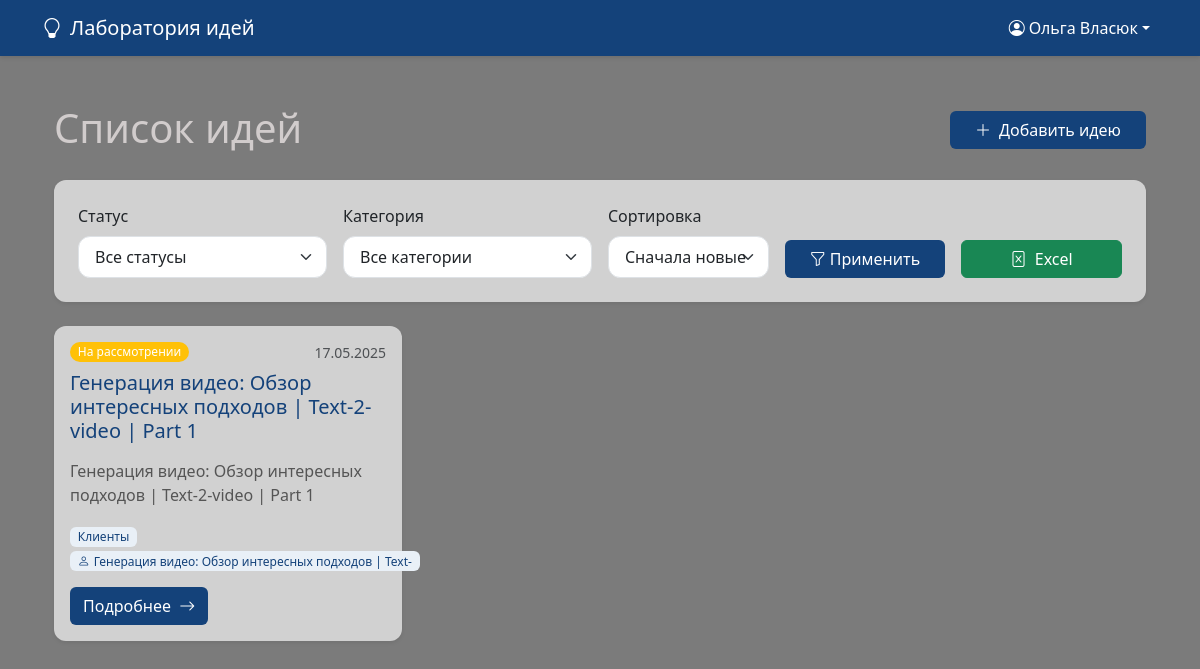
The app's page / (signed in) with its own data.
### models.py (models this page shows, shortened)
class Moderator(db.Model):
    id = db.Column(db.Integer, primary_key=True)
    username = db.Column(db.String(50), unique=True, nullable=False)
    password_hash = db.Column(db.String(128), nullable=False)
    first_name = db.Column(db.String(50), nullable=False)
    last_name = db.Column(db.String(50), nullable=False)
    @property
    def full_name(self):
        return f"{self.first_name} {self.last_name}"

class Idea(db.Model):
    id = db.Column(db.Integer, primary_key=True)
    title = db.Column(db.String(100), nullable=False)
    problem = db.Column(db.Text, nullable=False)
    solution = db.Column(db.Text, nullable=False)
    expected_result = db.Column(db.Text, nullable=False)
    description = db.Column(db.Text)  # Убрали nullable=False
    attachments = db.relationship('Attachment', backref='idea', cascade='all, delete-orphan')
    author_name = db.Column(db.String(50))
    contact_email = db.Column(db.String(120))  # Новое поле для email
    is_anonymous = db.Column(db.Boolean, default=False)
    category = db.Column(db.String(50), default='Общее')
    status = db.Column(db.String(20), default='На рассмотрении')
    created_at = db.Column(db.DateTime, server_default=db.func.now())
    comments = db.relationship('Comment', backref='idea', cascade='all, delete-orphan', passive_deletes=True)

### app.py (the view, shortened to what this page needs)
@app.route('/', methods=['GET', 'POST'])
def index():
    form = IdeaForm()
    status_filter = request.args.get('status', 'all')
    category_filter = request.args.get('category', 'all')
    sort_by = request.args.get('sort', 'newest')
    query = Idea.query
    if status_filter != 'all':
        query = query.filter(Idea.status == status_filter)
    if category_filter != 'all':
        query = query.filter(Idea.category == category_filter)
    query = query.order_by(Idea.created_at.desc() if sort_by == 'newest' else Idea.created_at.asc())
    ideas = query.all()
    return render_template('index.html', form=form, ideas=ideas,
                         current_status=status_filter, current_category=category_filter, current_sort=sort_by)

### app.py (called while the page is built)
@app.context_processor
def inject_moderator():
    if 'moderator_id' in session:
        moderator = db.session.get(Moderator, session['moderator_id'])
        return {'current_moderator': moderator}
    return {}

### templates/index.html (shortened to what this page needs)
{% extends "base.html" %}
{% block content %}
<div class="container py-4">
    <div class="d-flex flex-column flex-md-row justify-content-between align-items-md-center mb-4 gap-3">
        <div>
            <h1 class="mb-1" style="color: var(--primary-color); color: rgb(209, 204, 204);">Список идей</h1>
        </div>
        <a href="{{ url_for('add_idea') }}" class="btn px-4" style="background-color: var(--primary-color); color: white;">
            <i class="bi bi-plus-lg me-2"></i>Добавить идею
        </a>
    </div>
    <div class="card shadow-sm mb-4">
        <div class="card-body p-4">
            <form method="get" class="row g-3 align-items-end">
                <div class="col-md-3">
                    <label for="statusFilter" class="form-label fw-medium">Статус</label>
                    <select id="statusFilter" name="status" class="form-select">
                        <option value="all" {% if current_status=='all' %}selected{% endif %}>Все статусы</option>
                    </select>
                </div>
                <div class="col-md-3">
                    <label for="categoryFilter" class="form-label fw-medium">Категория</label>
                    <select id="categoryFilter" name="category" class="form-select">
                        <option value="all" {% if current_category=='all' %}selected{% endif %}>Все категории</option>
                    </select>
                </div>
                <div class="col-md-2">
                    <label for="sortFilter" class="form-label fw-medium">Сортировка</label>
                    <select id="sortFilter" name="sort" class="form-select">
                        <option value="newest" {% if current_sort=='newest' %}selected{% endif %}>Сначала новые</option>
                    </select>
                </div>
                <div class="col-md-2 d-grid">
                    <button type="submit" class="btn" style="background-color: var(--primary-color); color: white;">
                        <i class="bi bi-funnel me-1"></i>Применить
                    </button>
                </div>
                {% if 'moderator_id' in session %}
                <div class="col-md-2 d-grid">
                    <a href="{{ url_for('export_ideas') }}?status={{ current_status }}&category={{ current_category }}"
                       class="btn btn-success"
                       title="Выгрузить в Excel">
                        <i class="bi bi-file-excel me-1"></i> Excel
                    </a>
                </div>
                {% endif %}
            </form>
        </div>
    </div>
    {% if ideas %}
    <div class="row row-cols-1 row-cols-md-2 row-cols-lg-3 g-4">
        {% for idea in ideas %}
        <div class="col">
            <div class="card h-100 shadow-sm">
                <div class="card-body d-flex flex-column">
                    <div class="d-flex justify-content-between align-items-start mb-2">
                        <span class="badge rounded-pill bg-{{ 'success' if idea.status == 'Одобрено' else 'warning' if idea.status == 'На рассмотрении' else 'danger' }}">
                            {{ idea.status }}
                        </span>
                        <small class="text-muted">{{ idea.created_at.strftime('%d.%m.%Y') }}</small>
                    </div>
                    <h3 class="h5 card-title mb-3" style="color: var(--primary-color);">{{ idea.title }}</h3>
                    <p class="card-text flex-grow-1 mb-3" style="color: #555;">
                        {{ idea.problem|truncate(120) }}
                    </p>
                    <div class="mb-3">
                        <span class="badge" style="background-color: #e9f0f7; color: var(--primary-color);">{{ idea.category }}</span>
                        {% if idea.author_name %}
                        <span class="badge" style="background-color: #e9f0f7; color: var(--primary-color);">
                            <i class="bi bi-person me-1"></i>{{ idea.author_name }}
                        </span>
                        {% else %}
                        <span class="badge" style="background-color: #e9f0f7; color: var(--primary-color);">
                            <i class="bi bi-incognito me-1"></i>Аноним
                        </span>
                        {% endif %}
                    </div>
                    <a href="{{ url_for('idea_detail', id=idea.id) }}" class="btn align-self-start" style="background-color: var(--primary-color); color: white;">
                        Подробнее <i class="bi bi-arrow-right ms-1"></i>
                    </a>
                </div>
            </div>
        </div>
        {% endfor %}
    </div>
    {% endif %}
</div>
{% endblock %}

### templates/base.html (shortened to what this page needs)
<!DOCTYPE html>
<html lang="ru" data-bs-theme="light">
<head>
    <link href="https://cdn.jsdelivr.net/npm/bootstrap@5.3.2/dist/css/bootstrap.min.css" rel="stylesheet">
    <link rel="stylesheet" href="https://cdn.jsdelivr.net/npm/bootstrap-icons@1.11.1/font/bootstrap-icons.css">
</head>
<body>
    <nav class="navbar navbar-expand-lg navbar-dark sticky-top">
        <div class="container">
            <a class="navbar-brand d-flex align-items-center" href="{{ url_for('index') }}">
                <i class="bi bi-lightbulb me-2"></i>
                <span>Лаборатория идей</span>
            </a>
            <div class="collapse navbar-collapse" id="navbarNav">
                <ul class="navbar-nav ms-auto">
                    {% if session.get('moderator_id') %}
                    <li class="nav-item dropdown">
                        <a class="nav-link dropdown-toggle d-flex align-items-center" href="#" role="button" data-bs-toggle="dropdown">
                            <i class="bi bi-person-circle me-1"></i>
                            <span>{{ current_moderator.full_name }}</span>
                        </a>
                    </li>
                    {% else %}
                    <li class="nav-item">
                        <a class="nav-link" href="{{ url_for('moderator_login') }}">
                            <i class="bi bi-shield-lock"></i> Вход для модераторов
                        </a>
                    </li>
                    {% endif %}
                </ul>
            </div>
        </div>
    </nav>
    <main class="container py-4">
        {% block content %}{% endblock %}
    </main>
</body>
</html>

### templates/base.html (style rules this page uses)
:root { --primary-color: #14427a; --primary-light: #1a54a4; --primary-dark: #0d2e54; --border-radius: 0.75rem; --card-shadow: 0 4px 6px rgba(0,0,0,0.05); --card-shadow-hover: 0 10px 15px rgba(0,0,0,0.1); --transition: all 0.2s ease-in-out; }
body { display: flex; flex-direction: column; min-height: 100vh; background-image: url('https://www.mondodem.it/wp-content/uploads/2020/10/7603.jpg'); background-size: cover; background-attachment: fixed; background-repeat: no-repeat; position: relative; }
body::before { content: ''; position: fixed; top: 0; left: 0; right: 0; bottom: 0; background: rgba(100, 100, 100, 0.85); z-index: -1; }
.navbar { box-shadow: 0 2px 4px rgba(0,0,0,0.1); background-color: var(--primary-color) !important; }
.navbar-brand, .nav-link { color: white !important; }
.card { border: none; border-radius: var(--border-radius); box-shadow: var(--card-shadow); transition: var(--transition); background-color: rgba(255, 255, 255, 0.65); }
.form-control, .form-select { border-radius: var(--border-radius); padding: 0.5rem 1rem; }
a { color: var(--primary-color); text-decoration: none; }
.container { flex: 1; }

### templates/index.html (style rules this page uses)
.card { transition: transform 0.2s, box-shadow 0.2s; border-radius: var(--border-radius); border: none; }
.badge { font-weight: 500; padding: 0.35em 0.65em; }
.btn-success { background-color: #198754; border-color: #198754; }

### records on screen
Moderator: full_name "Ольга Власюк"
Idea: status "На рассмотрении", created_at "17.05.2025", title "Генерация видео: Обзор интересных подходов | Text-2-video | Part 1", problem "Генерация видео: Обзор интересных подходов | Text-2-video | Part 1", category "Клиенты", author_name "Генерация видео: Обзор интересных подходов | Text-"
